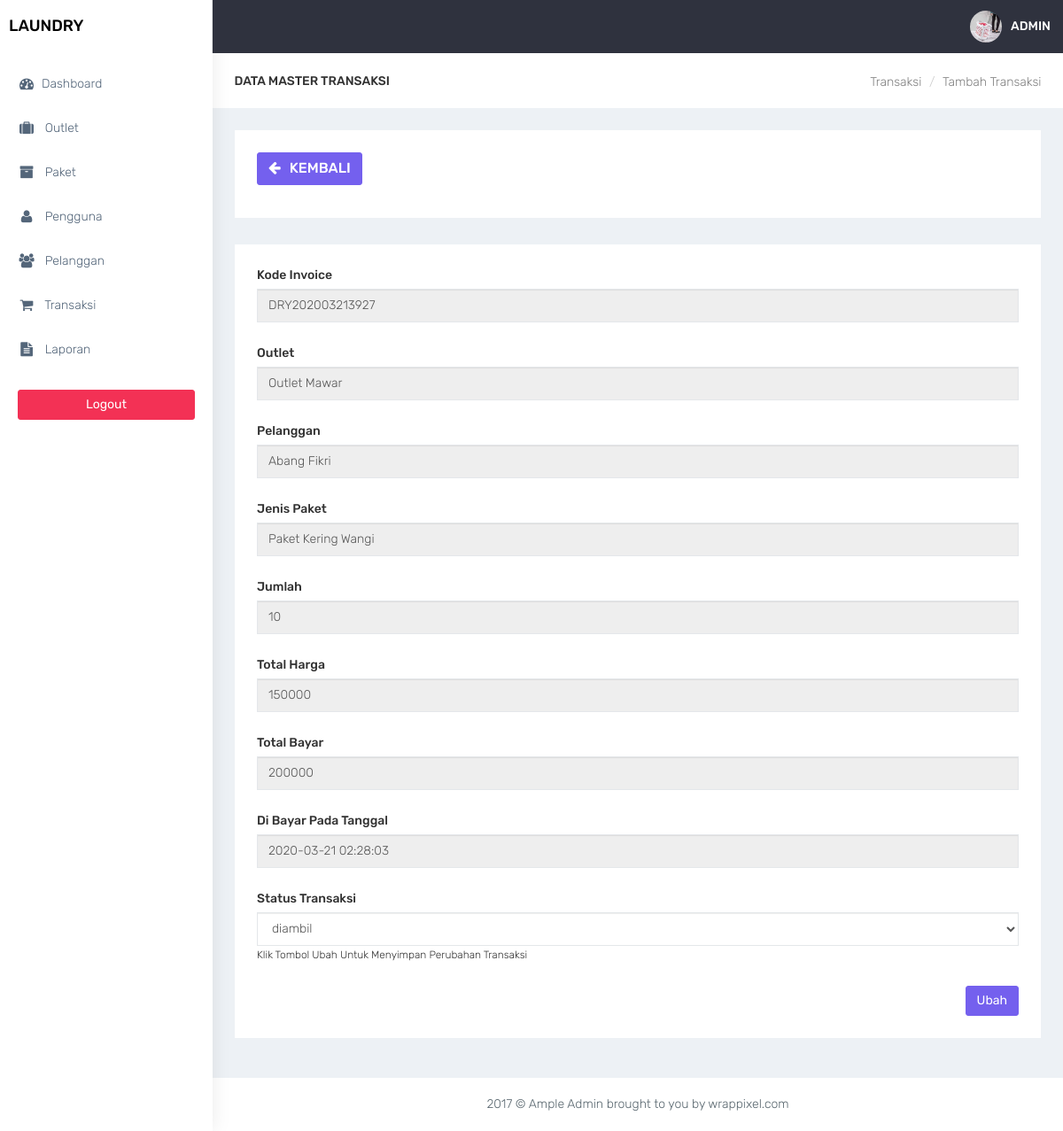
/admin/transaksi_detail.php?id=33 (signed in), run on the app's committed database.
### tables this page shows
CREATE TABLE `transaksi` (
  `id_transaksi` int(11) NOT NULL,
  `outlet_id` int(11) DEFAULT NULL,
  `kode_invoice` varchar(100) DEFAULT NULL,
  `member_id` int(11) DEFAULT NULL,
  `tgl` datetime DEFAULT NULL,
  `batas_waktu` datetime DEFAULT NULL,
  `tgl_pembayaran` datetime DEFAULT NULL,
  `biaya_tambahan` int(11) DEFAULT NULL,
  `diskon` double DEFAULT NULL,
  `pajak` int(11) DEFAULT NULL,
  `status` enum('baru','proses','selesai','diambil') DEFAULT NULL,
  `status_bayar` enum('dibayar','belum') DEFAULT NULL,
  `user_id` int(11) DEFAULT NULL
);

CREATE TABLE `outlet` (
  `id_outlet` int(11) NOT NULL,
  `nama_outlet` varchar(100) DEFAULT NULL,
  `alamat_outlet` text DEFAULT NULL,
  `telp_outlet` varchar(15) DEFAULT NULL
);

CREATE TABLE `member` (
  `id_member` int(11) NOT NULL,
  `nama_member` varchar(100) DEFAULT NULL,
  `alamat_member` text DEFAULT NULL,
  `jenis_kelamin` enum('L','P') DEFAULT NULL,
  `telp_member` varchar(15) DEFAULT NULL,
  `no_ktp` varchar(30) DEFAULT NULL
);

CREATE TABLE `paket` (
  `id_paket` int(11) NOT NULL,
  `jenis_paket` enum('kiloan','selimut','bedcover','kaos','lain') DEFAULT NULL,
  `nama_paket` varchar(100) DEFAULT NULL,
  `harga` int(11) DEFAULT NULL,
  `outlet_id` int(11) DEFAULT NULL
);

CREATE TABLE `detail_transaksi` (
  `id_detail` int(11) NOT NULL,
  `transaksi_id` int(11) DEFAULT NULL,
  `paket_id` int(11) DEFAULT NULL,
  `qty` double DEFAULT NULL,
  `total_harga` double DEFAULT NULL,
  `keterangan` text DEFAULT NULL,
  `total_bayar` int(11) DEFAULT NULL
);

### admin/functions.php (called while the page is built, shortened)
<?php
function ambilsatubaris($conn,$query){
    $db = mysqli_query($conn,$query);
    return mysqli_fetch_assoc($db);
}
?>

### admin/transaksi_detail.php (the view, shortened to what this page needs)
<?php
require 'functions.php';
$status = ['baru','proses','selesai','diambil'];
$query = "SELECT transaksi.*,member.nama_member , detail_transaksi.*,outlet.nama_outlet,paket.nama_paket FROM transaksi INNER JOIN member ON member.id_member = transaksi.member_id INNER JOIN detail_transaksi ON detail_transaksi.transaksi_id = transaksi.id_transaksi INNER JOIN outlet ON outlet.id_outlet = transaksi.outlet_id INNER JOIN paket ON paket.outlet_id = transaksi.outlet_id  WHERE transaksi.id_transaksi=".$_GET['id'];
$data = ambilsatubaris($conn,$query);
require'layout_header.php';
?>
<div class="container-fluid">
    <div class="row bg-title">
        <div class="col-lg-3 col-md-4 col-sm-4 col-xs-12">
            <h4 class="page-title">Data Master Transaksi</h4> </div>
        <div class="col-lg-9 col-sm-8 col-md-8 col-xs-12">
            <ol class="breadcrumb">
                <li><a href="outlet.php">Transaksi</a></li>
                <li><a href="#">Tambah Transaksi</a></li>
            </ol>
        </div>
    </div>
    <div class="row">
        <div class="col-md-12 col-lg-12 col-sm-12 col-xs-12">
            <div class="white-box">
                <div class="row">
                    <div class="col-md-6">
                          <a href="javascript:void(0)" onclick="window.history.back();" class="btn btn-primary box-title"><i class="fa fa-arrow-left fa-fw"></i> Kembali</a>
                    </div>
                </div>
            </div>
        </div>
    </div>
    <div class="row">
        <div class="col-md-12 col-lg-12 col-sm-12 col-xs-12">
            <div class="white-box">
                <form method="post" action="">
                <div class="form-group">
                    <label>Kode Invoice</label>
                    <input type="text" name="kode_invoice" class="form-control" readonly="" value="<?= $data['kode_invoice'] ?>">
                </div>
                <div class="form-group">
                    <label>Outlet</label>
                    <input type="text" name="username" class="form-control" readonly="" value="<?= $data['nama_outlet'] ?>">
                </div>
                <div class="form-group">
                    <label>Pelanggan</label>
                    <input type="text" name="password" class="form-control" readonly="" value="<?= $data['nama_member'] ?>">
                </div>
                <div class="form-group">
                    <label>Jenis Paket</label>
                    <input type="text" name="password" class="form-control" readonly="" value="<?= $data['nama_paket'] ?>">
                </div>
                <div class="form-group">
                    <label>Jumlah</label>
                    <input readonly=""   type="text" name="qty" class="form-control" value="<?= $data['qty'] ?>">
                </div>
                <div class="form-group">
                    <label>Total Harga</label>
                    <input readonly=""   type="text" name="biaya_tambahan" class="form-control" value="<?= $data['total_harga'] ?>">
                </div>
                <?php if ($data['total_bayar'] > 0 ): ?>
                    <div class="form-group">
                        <label>Total Bayar</label>
                        <input readonly=""   type="text" name="biaya_tambahan" class="form-control" value="<?= $data['total_bayar'] ?>">
                    </div>
                    <div class="form-group">
                        <label>Di Bayar Pada Tanggal </label>
                        <input readonly=""   type="text" name="biaya_tambahan" class="form-control" value="<?= $data['tgl_pembayaran'] ?>">
                    </div>
                <?php  endif;?>
                    <div class="form-group">
                        <label>Status Transaksi</label>
                        <select name="status" class="form-control">
                            <?php foreach ($status as $key): ?>
                            <?php if ($key == $data['status']): ?>
                            <option value="<?= $key ?>" selected><?= $key ?></option>
                            <?php endif ?>
                            <?php endforeach ?>
                        </select>
                        <small>Klik Tombol Ubah Untuk Menyimpan Perubahan Transaksi</small>
                    </div>
                <div class="text-right">
                    <button type="submit" name="btn-simpan" class="btn btn-primary">Ubah</button>
                </div>
                </form>
            </div>
        </div>
    </div>
</div>
<?php
require'layout_footer.php';
?>

### admin/layout_header.php (shortened to what this page needs)
<!DOCTYPE html>
<html lang="en">
<head>
    <link href="../assets/bootstrap/dist/css/bootstrap.min.css" rel="stylesheet">
    <link href="../assets/plugins/bower_components/sidebar-nav/dist/sidebar-nav.min.css" rel="stylesheet">
    <link href="../assets/plugins/bower_components/toast-master/css/jquery.toast.css" rel="stylesheet">
    <link href="../assets/plugins/bower_components/morrisjs/morris.css" rel="stylesheet">
    <link href="../assets/plugins/bower_components/chartist-js/dist/chartist.min.css" rel="stylesheet">
    <link href="../assets/plugins/bower_components/chartist-plugin-tooltip-master/dist/chartist-plugin-tooltip.css" rel="stylesheet">
    <link href="../assets/css/animate.css" rel="stylesheet">
    <link href="../assets/css/style.css" rel="stylesheet">
    <link href="../assets/css/colors/default.css" id="theme" rel="stylesheet">
    <link rel="stylesheet" type="text/css" href="../assets/DataTables/datatables.min.css"/>
</head>
<body class="fix-header">
    <div id="wrapper">
        <nav class="navbar navbar-default navbar-static-top m-b-0">
            <div class="navbar-header">
                <div class="top-left-part">
                    <a class="logo" href="index.php">
                        <b style="color:black">
                            LAUNDRY
                        </b>
                    </a>
                </div>
                <ul class="nav navbar-top-links navbar-right pull-right">
                    <li>
                        <a class="profile-pic" href="#"> <img src="../assets/plugins/images/users/laundry.jpeg" alt="user-img" width="36" class="img-circle"><b class="hidden-xs">ADMIN</b></a>
                    </li>
                </ul>
            </div>
        </nav>
        <div class="navbar-default sidebar" role="navigation">
            <div class="sidebar-nav slimscrollsidebar">
                <div class="sidebar-head">
                    <h3><span class="fa-fw open-close"><i class="ti-close ti-menu"></i></span> <span class="hide-menu">Navigation</span></h3>
                </div>
                <ul class="nav" id="side-menu">
                    <li style="padding: 70px 0 0;">
                        <a href="index.php" class="waves-effect <?php if($title=='dashboard'){echo 'active';} ?>"><i class="fa fa-tachometer fa-fw" aria-hidden="true"></i>Dashboard</a>
                    </li>
                    <li>
                        <a href="outlet.php" class="waves-effect <?php if($title=='outlet'){echo 'active';} ?>"><i class="fa fa-suitcase fa-fw" aria-hidden="true"></i> Outlet</a>
                    </li>
                    <li>
                        <a href="paket.php" class="waves-effect <?php if($title=='paket'){echo 'active';} ?>"><i class="fa fa-archive fa-fw" aria-hidden="true"></i> Paket</a>
                    </li>
                    <li>
                        <a href="pengguna.php" class="waves-effect <?php if($title=='pengguna'){echo 'active';} ?>"><i class="fa fa-user fa-fw" aria-hidden="true"></i> Pengguna</a>
                    </li>
                    <li>
                        <a href="pelanggan.php" class="waves-effect <?php if($title=='pelanggan'){echo 'active';}?>"><i class="fa fa-users fa-fw" aria-hidden="true"></i> Pelanggan</a>
                    </li>
                    <li>
                        <a href="transaksi.php" class="waves-effect"><i class="fa fa-shopping-cart fa-fw" aria-hidden="true"></i> Transaksi</a>
                    </li>
                    <li>
                        <a href="laporan.php" class="waves-effect <?php if($title=='laporan'){echo 'active';}?>"><i class="fa fa-file-text fa-fw" aria-hidden="true"></i> Laporan</a>
                    </li>
                </ul>
                <div class="center p-20">
                     <a href="logout.php" class="btn btn-danger btn-block waves-effect waves-light">Logout</a>
                 </div>
            </div>
        </div>
        <div id="page-wrapper">

### admin/layout_footer.php (shortened to what this page needs)
<footer class="footer text-center"> 2017 &copy; Ample Admin brought to you by wrappixel.com </footer>
        </div>
    </div>
</body>
</html>

### assets/css/colors/default.css (style rules this page uses)
body { background: #fff; }
.top-left-part { background: #fff; }
.navbar-header { background: #2f323e; }
.navbar-top-links > li > a { color: #ffffff; }
.sidebar .sidebar-head { background: #ffffff; }
.sidebar .sidebar-head h3 { color: #686868; }
.sidebar { background: #fff; box-shadow: 1px 0px 20px rgba(0, 0, 0, 0.08); }
#side-menu li a { color: #54667a; }
#side-menu li a { color: #54667a; border-left: 0px solid #fff; }
#side-menu > li > a { border-left: 3px solid transperant; }

### data on the page
transaksi: kode_invoice "DRY202003213927", username "Outlet Mawar", password "Abang Fikri", password "Paket Kering Wangi", qty "10", biaya_tambahan "150000", biaya_tambahan "200000", biaya_tambahan "2020-03-21 02:28:03", status "diambil"
